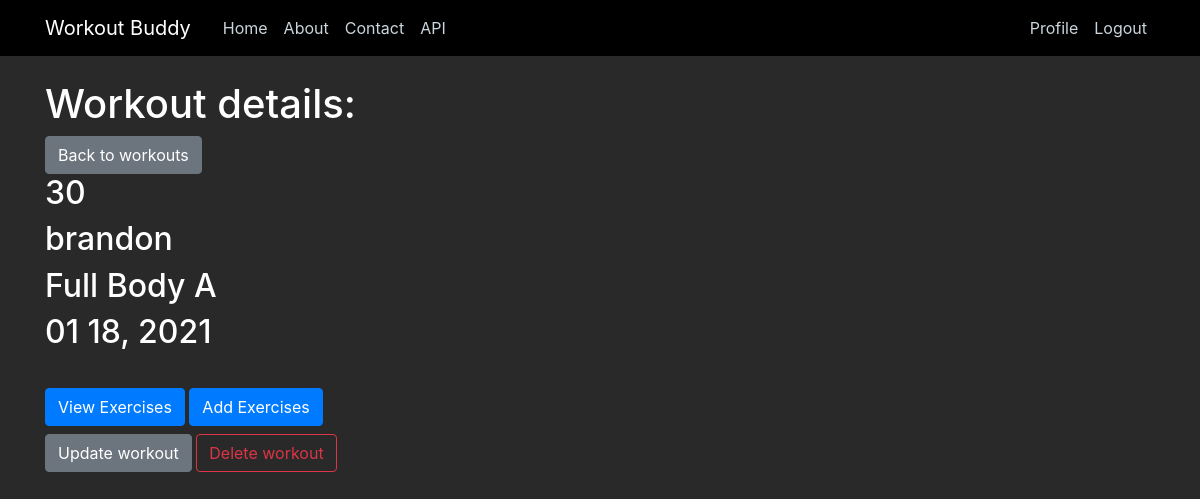
The app's page /workouts/30/ (signed in) with its own data.
### workouts/models.py (models this page shows, shortened)
class Workouts(models.Model):
    username = models.ForeignKey(User, on_delete=models.CASCADE) #delete workouts if user is deleted.
    date = models.DateField()
    WName = models.CharField(max_length=50)

### workouts/views.py (the view)
# urls.py: path('workouts/<int:pk>/', WorkoutsDetailView.as_view(), name='workouts-detail'), #should auto route to workouts_detail.html
class WorkoutsDetailView(UserPassesTestMixin, DetailView):
    model = Workouts
    def test_func(self):
        workout = self.get_object()
        if self.request.user == workout.username:
            return True
        else:
            return False

### workouts/templates/workouts/workouts_detail.html
{% extends "main/base.html" %}
{% block content %}
    {% if user.is_authenticated %}
    <h1>Workout details: </h1>
    <a class="btn btn-secondary" href="{% url 'workouts' %}">Back to workouts</a>
    <br />
        <h2>{{ object.id }}</h2>
        <h2>{{ object.username }}</h2>
        <h2>{{ object.WName }}</h2>
        <h2>{{ object.date|date:"m d, Y" }}</h2>
        <br />
        {% if object.username == user %}
            <a class="btn btn-primary mt-1 mb-1" href="{% url 'workout-exercises' object.id %}">View Exercises</a>
            <a class="btn btn-primary mt-1 mb-1" href="{% url 'exercises-add' object.id %}">Add Exercises</a>
            <br />
            <a class="btn btn-secondary mt-1 mb-1" href="{% url 'workouts-update' object.id %}">Update workout</a>
            <a class="btn btn-outline-danger" href="{% url 'workouts-delete' object.id %}">Delete workout</a>
        {% endif %}
    {% else %}
        <h2>Login to view or edit your workouts</h2>
        <a href="{% url 'login' %}">Login</a>
        <br />
        <h2>Or register if you don't have an account to log into</h2>
        <a href="{% url 'register' %}">Register now!</a>
    {% endif %}
{% endblock content %}

### main/static/main/main.css (style rules this page uses)
body { background: #292929; color: #333333; margin-top: 5rem; }
h1, h2, h3, h4, h5, h6 { color: #ffffff; }

### records on screen
Workouts: id "30", username "brandon", WName "Full Body A", date "01 18, 2021"
